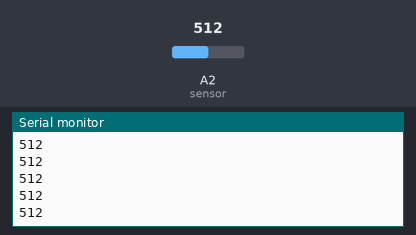
The sketch below on a simulated Arduino Uno, built with avr-gcc and run on an emulated ATmega328P. Parts: the last lines printed to the serial monitor. Inputs (shaded band) come from the test bench; at power-on: A2 (sensor) = 512.

Above: at 1.2 s.
1.3 s: A2 (sensor) set to 716
At 1.32 s:
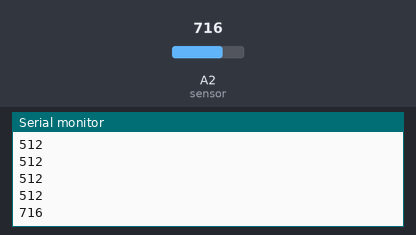
2.8 s: A2 (sensor) set to 900
At 2.83 s:
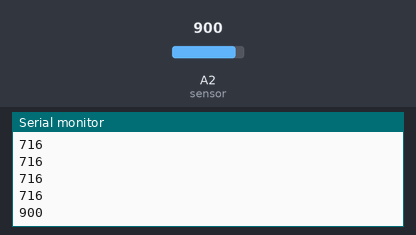
Timing chart, 0 to 5.8 s (numbered marks = the images above; inputs shaded):
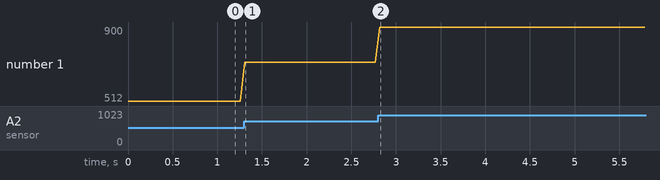

Measured:
- after the input at 1.3 s, the serial monitor: prints a new line at once (image 1)
- after the input at 2.8 s, the serial monitor: prints a new line at once (image 2)
- plotted number 1: 512 → 716 after the input at 1.3 s, 716 → 900 after the input at 2.8 s

The sketch:

infraredsensor.ino
```cpp
#define sensor A2
void setup() {
  // put your setup code here, to run once:
  Serial.begin(9600);
  pinMode(sensor,INPUT);


}

void loop() {
  // put your main code here, to run repeatedly:
  int val=analogRead(sensor);
  Serial.println(val);
  delay(50);

}
```
